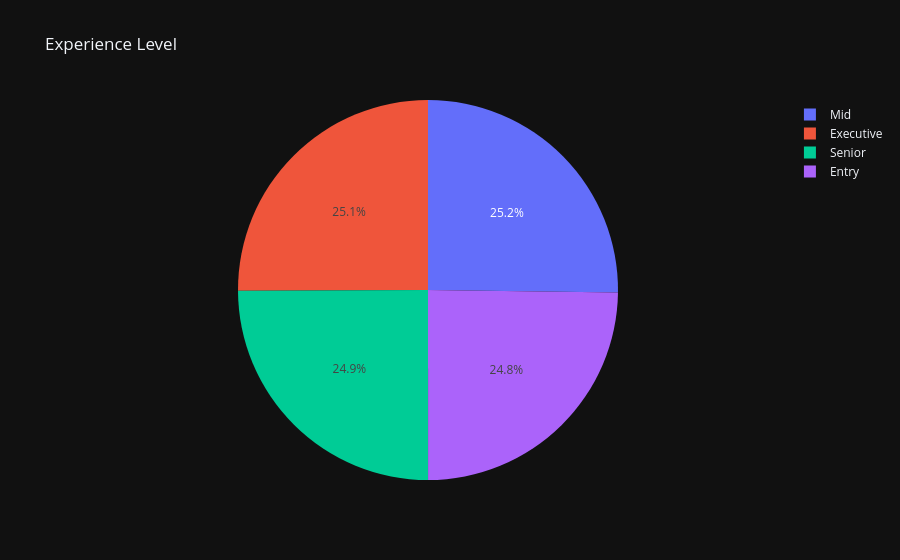

The notebook cell this image was saved under:
### Code cell
px.pie(df.experience_level.value_counts().reset_index(),names="experience_level",values ="count",title = "Experience Level",template="plotly_dark")

### Figure 1 — Plotly figure (JSON) as saved in the notebook; plotly's stock layout.template omitted (floating-point values rounded to 4 significant figures)
{"data": [{"domain": {"x": [0, 1], "y": [0, 1]}, "hovertemplate": "experience_level=%{label}<br>count=%{value}<extra></extra>", "labels": ["Mid", "Executive", "Senior", "Entry"], "legendgroup": "", "name": "", "showlegend": true, "type": "pie", "values": [3781, 3760, 3741, 3718]}], "layout": {"legend": {"tracegroupgap": 0}, "title": {"text": "Experience Level"}}}
